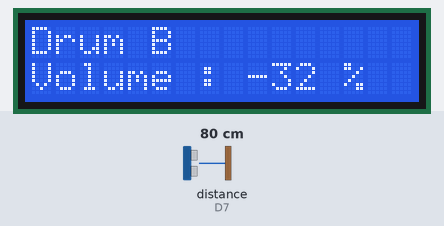
This sketch was run on a simulated ESP8266 (NodeMCU). Parts: 16×2 character LCD. Wiring (inferred from the names in the program): ultrasonic range finder: trigger D8; echo D7. The test bench sets the inputs (shaded band); at power-on: distance to the obstacle (sensor on D7) 80 cm. The echo pulse lasts 58.3 µs per cm; WiFi joins after 1.5 s; servers stay silent unless stated; what the sketch prints to the serial monitor is not drawn.

Above: at 2.7 s.
2.8 s: distance to the obstacle (sensor on D7) set to 2 cm
At 12.8 s:
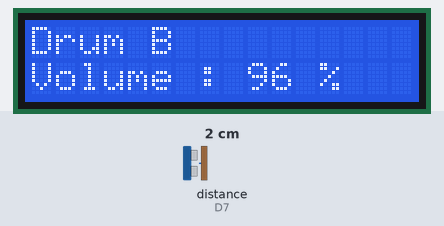
13.7 s: distance to the obstacle (sensor on D7) set to 4 cm
At 23.7 s:
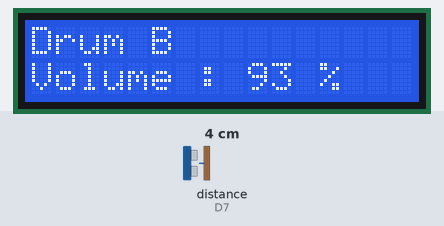
24.0 s: distance to the obstacle (sensor on D7) set to 9 cm
At 33.7 s:
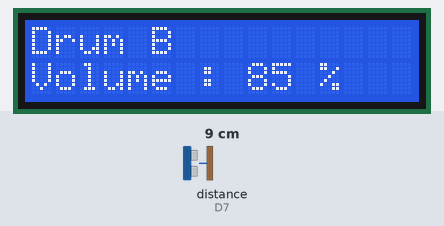
Timing chart, 0 to 35.2 s (numbered marks = the images above; inputs shaded):
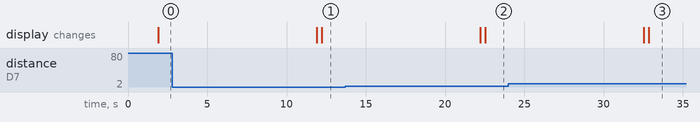

Measured:
- after the input at 2.8 s, the display: first differs from a run without the input after 9.4 s (image 1)
- after the input at 13.7 s, the display: first differs from a run without the input after 8.8 s (image 2)
- after the input at 24.0 s, the display: first differs from a run without the input after 8.9 s (image 3)

The sketch:

WaterLevel_B.ino
```cpp
// DRUM B

#include <FirebaseArduino.h>
#include <ESP8266WiFi.h>
#include <LiquidCrystal_I2C.h>
#include <Wire.h>

// DEFINE LCD I2C
LiquidCrystal_I2C lcd = LiquidCrystal_I2C(0x27, 16, 2);

// DEFINE HC-SR04
#define triggerPin  D8
#define echoPin     D7

// DEFINE FIREBASE
#define FIREBASE_HOST "abdimas2020-bd25f.firebaseio.com"
#define FIREBASE_AUTH "sRNmQjMMgPFsrhTKVKqn36VOB7RaioljJX7SxX9J"
#define WIFI_SSID "Redmi Note 9 Pro"
#define WIFI_PASSWORD "shamballa"

void setup() {
  Serial.begin(115200);

  // LCD I2C
  Wire.begin(D2, D1); // D2 = SDA, D1 = SCL

  lcd.begin();
  pinMode(triggerPin, OUTPUT);
  pinMode(echoPin, INPUT);

  // CONNECT TO WIFI
  WiFi.begin(WIFI_SSID, WIFI_PASSWORD);
  Serial.print("connecting");
  while (WiFi.status() != WL_CONNECTED) {
    Serial.print(".");
    delay(500);
  }
  Serial.println();
  Serial.print("connected: ");
  Serial.println(WiFi.localIP());

  Firebase.begin(FIREBASE_HOST, FIREBASE_AUTH);
}

void loop() {
  lcd.clear();
  long duration;
  int jarakInt, persenInt;
  float jarak, persen;
  int jarTotal = 60;

  digitalWrite(triggerPin, LOW);
  delayMicroseconds(2);
  digitalWrite(triggerPin, HIGH);
  delayMicroseconds(10);
  digitalWrite(triggerPin, LOW);
  duration = pulseIn(echoPin, HIGH);

  // DEFINE VARIABLES
  jarak = duration*0.034/2;
  jarakInt = int(jarak); // convert float to int
  persen = ((jarTotal-jarak)/jarTotal) * 100; // EDIT INI
  persenInt = int(persen); // convert float to int

  // UPLOAD TO FIREBASE
  Firebase.setFloat("/Jarak/drumB", jarakInt);
  Firebase.setFloat("/Persen/drumB", persenInt);

  // PRINT TO SERIAL MONITOR
  Serial.print("DRUM B | Jarak : ");
  Serial.print(jarakInt);
  Serial.println(" cm");

  // PRINT TO LCD
  lcd.setCursor(0,0);
  lcd.print("Drum B");
  lcd.setCursor(0,1);
  lcd.print("Volume : ");
  lcd.print(persenInt);
  lcd.print(" %");

  delay(10000);
}
```
